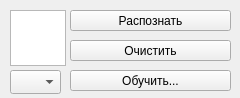
<?xml version="1.0" encoding="UTF-8"?>
<ui version="4.0">
 <class>MainWindow</class>
 <widget class="QMainWindow" name="MainWindow">
  <property name="geometry">
   <rect>
    <x>0</x>
    <y>0</y>
    <width>240</width>
    <height>98</height>
   </rect>
  </property>
  <property name="sizePolicy">
   <sizepolicy hsizetype="Fixed" vsizetype="Fixed">
    <horstretch>0</horstretch>
    <verstretch>0</verstretch>
   </sizepolicy>
  </property>
  <property name="minimumSize">
   <size>
    <width>240</width>
    <height>98</height>
   </size>
  </property>
  <property name="maximumSize">
   <size>
    <width>240</width>
    <height>98</height>
   </size>
  </property>
  <property name="windowTitle">
   <string>Цифройка</string>
  </property>
  <widget class="QWidget" name="centralwidget">
   <widget class="QGraphicsView" name="graphicsView">
    <property name="geometry">
     <rect>
      <x>10</x>
      <y>10</y>
      <width>56</width>
      <height>56</height>
     </rect>
    </property>
    <property name="sizePolicy">
     <sizepolicy hsizetype="Fixed" vsizetype="Fixed">
      <horstretch>0</horstretch>
      <verstretch>0</verstretch>
     </sizepolicy>
    </property>
    <property name="maximumSize">
     <size>
      <width>56</width>
      <height>56</height>
     </size>
    </property>
   </widget>
   <widget class="QPushButton" name="recognizeButton">
    <property name="geometry">
     <rect>
      <x>70</x>
      <y>10</y>
      <width>161</width>
      <height>21</height>
     </rect>
    </property>
    <property name="text">
     <string>Распознать</string>
    </property>
   </widget>
   <widget class="QPushButton" name="clearButton">
    <property name="geometry">
     <rect>
      <x>70</x>
      <y>40</y>
      <width>161</width>
      <height>21</height>
     </rect>
    </property>
    <property name="text">
     <string>Очистить</string>
    </property>
   </widget>
   <widget class="QPushButton" name="learnButton">
    <property name="geometry">
     <rect>
      <x>70</x>
      <y>70</y>
      <width>161</width>
      <height>21</height>
     </rect>
    </property>
    <property name="text">
     <string>Обучить...</string>
    </property>
   </widget>
   <widget class="QComboBox" name="comboBox">
    <property name="geometry">
     <rect>
      <x>10</x>
      <y>70</y>
      <width>51</width>
      <height>24</height>
     </rect>
    </property>
   </widget>
  </widget>
 </widget>
 <resources/>
 <connections/>
</ui>
